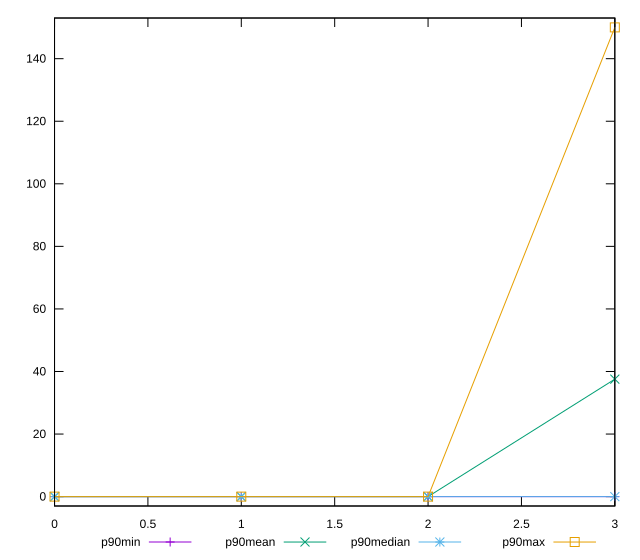

Generate this figure with gnuplot:
reset

$p90Min <<EOF
0 0
1 0
2 0
3 0
EOF

$p90Mean <<EOF
0 0
1 0
2 0
3 37.5531914893617
EOF

$p90Median <<EOF
0 0
1 0
2 0
3 0
EOF

$p90Max <<EOF
0 0
1 0
2 0
3 150
EOF

set key outside below
set xrange [0:3]
set yrange [-3:153]
set trange [-3:153]
set terminal svg size 640, 560 enhanced background rgb 'white'
set output "reports/report_00027_2021-02-24T12-40-31.850Z/legacy-javascript/progression/value.svg"

plot $p90Min title "p90min" with linespoints, \
     $p90Mean title "p90mean" with linespoints, \
     $p90Median title "p90median" with linespoints, \
     $p90Max title "p90max" with linespoints

reset
